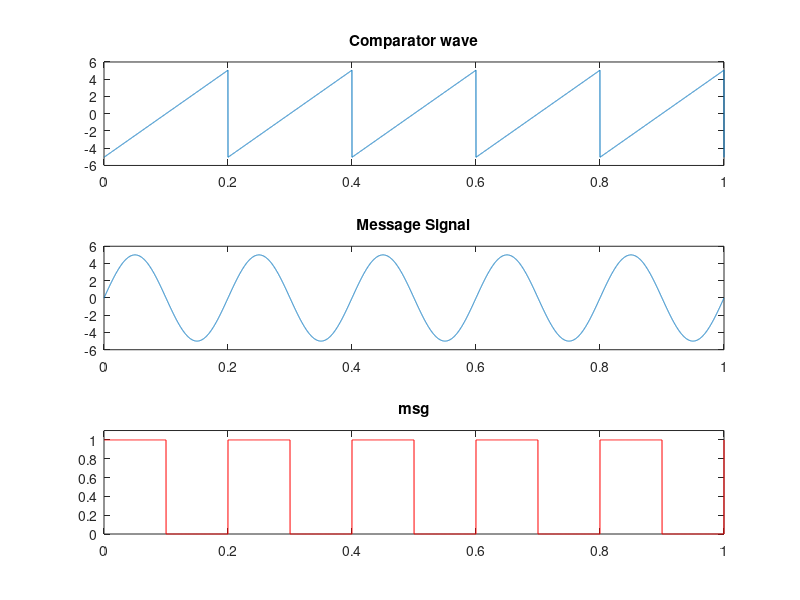

Write MATLAB code to recreate this figure.
fs=input('comparator sawtooth frequency = ');
fm=input('message frequency(assuming it to be a sideband) = ');
a=input('Enter amplitude of signal = ');

t=0:0.0001:1; %sampling rate of 10 KHz

stooth=1.01*a.*sawtooth(2*pi*fs*t);


figure(1)
subplot(3,1,1);
plot(t,stooth); %plotting the sawtooth wave
title('Comparator wave');

msg=a.*sin(2*pi*fm*t); %Generating message wave

subplot(3,1,2);
plot(t,msg); %plotting the sine message wave
title('Message Signal');

for i=1:length(stooth)
    if (msg(i)>=stooth(i))
        pwm(i)=1;
    else
        pwm(i)=0;
    end
end

subplot(3,1,3);
plot(t,pwm,'r');
title('msg');
axis([0 1 0 1.1]); 